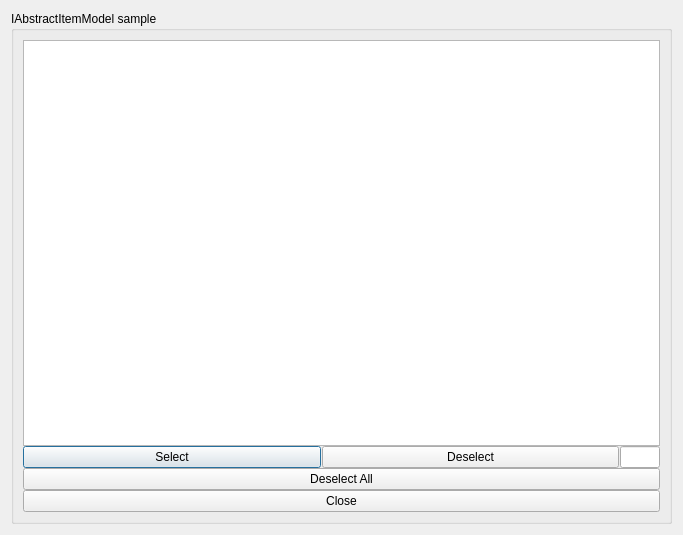
<?xml version="1.0" encoding="UTF-8"?>
<ui version="4.0">
 <class>Dialog</class>
 <widget class="QDialog" name="Dialog">
  <property name="geometry">
   <rect>
    <x>0</x>
    <y>0</y>
    <width>683</width>
    <height>535</height>
   </rect>
  </property>
  <property name="windowTitle">
   <string>Dialog</string>
  </property>
  <layout class="QHBoxLayout" name="horizontalLayout">
   <item>
    <widget class="QGroupBox" name="groupBox">
     <property name="title">
      <string>IAbstractItemModel sample</string>
     </property>
     <layout class="QVBoxLayout" name="verticalLayout">
      <property name="spacing">
       <number>0</number>
      </property>
      <item>
       <widget class="QListView" name="listView"/>
      </item>
      <item>
       <layout class="QHBoxLayout" name="horizontalLayout_2">
        <property name="spacing">
         <number>1</number>
        </property>
        <item>
         <widget class="QPushButton" name="btnSelect">
          <property name="sizePolicy">
           <sizepolicy hsizetype="MinimumExpanding" vsizetype="Fixed">
            <horstretch>0</horstretch>
            <verstretch>0</verstretch>
           </sizepolicy>
          </property>
          <property name="text">
           <string>Select</string>
          </property>
         </widget>
        </item>
        <item>
         <widget class="QPushButton" name="btnDeselect">
          <property name="sizePolicy">
           <sizepolicy hsizetype="MinimumExpanding" vsizetype="Fixed">
            <horstretch>0</horstretch>
            <verstretch>0</verstretch>
           </sizepolicy>
          </property>
          <property name="text">
           <string>Deselect</string>
          </property>
         </widget>
        </item>
        <item>
         <widget class="QLineEdit" name="lineNumber">
          <property name="maximumSize">
           <size>
            <width>40</width>
            <height>16777215</height>
           </size>
          </property>
         </widget>
        </item>
       </layout>
      </item>
      <item>
       <widget class="QPushButton" name="btnDeselectAll">
        <property name="text">
         <string>Deselect All</string>
        </property>
       </widget>
      </item>
      <item>
       <widget class="QPushButton" name="btnOk">
        <property name="text">
         <string>Close</string>
        </property>
       </widget>
      </item>
     </layout>
    </widget>
   </item>
  </layout>
 </widget>
 <resources/>
 <connections>
  <connection>
   <sender>btnOk</sender>
   <signal>clicked()</signal>
   <receiver>Dialog</receiver>
   <slot>accept()</slot>
   <hints>
    <hint type="sourcelabel">
     <x>408</x>
     <y>508</y>
    </hint>
    <hint type="destinationlabel">
     <x>431</x>
     <y>532</y>
    </hint>
   </hints>
  </connection>
 </connections>
</ui>
